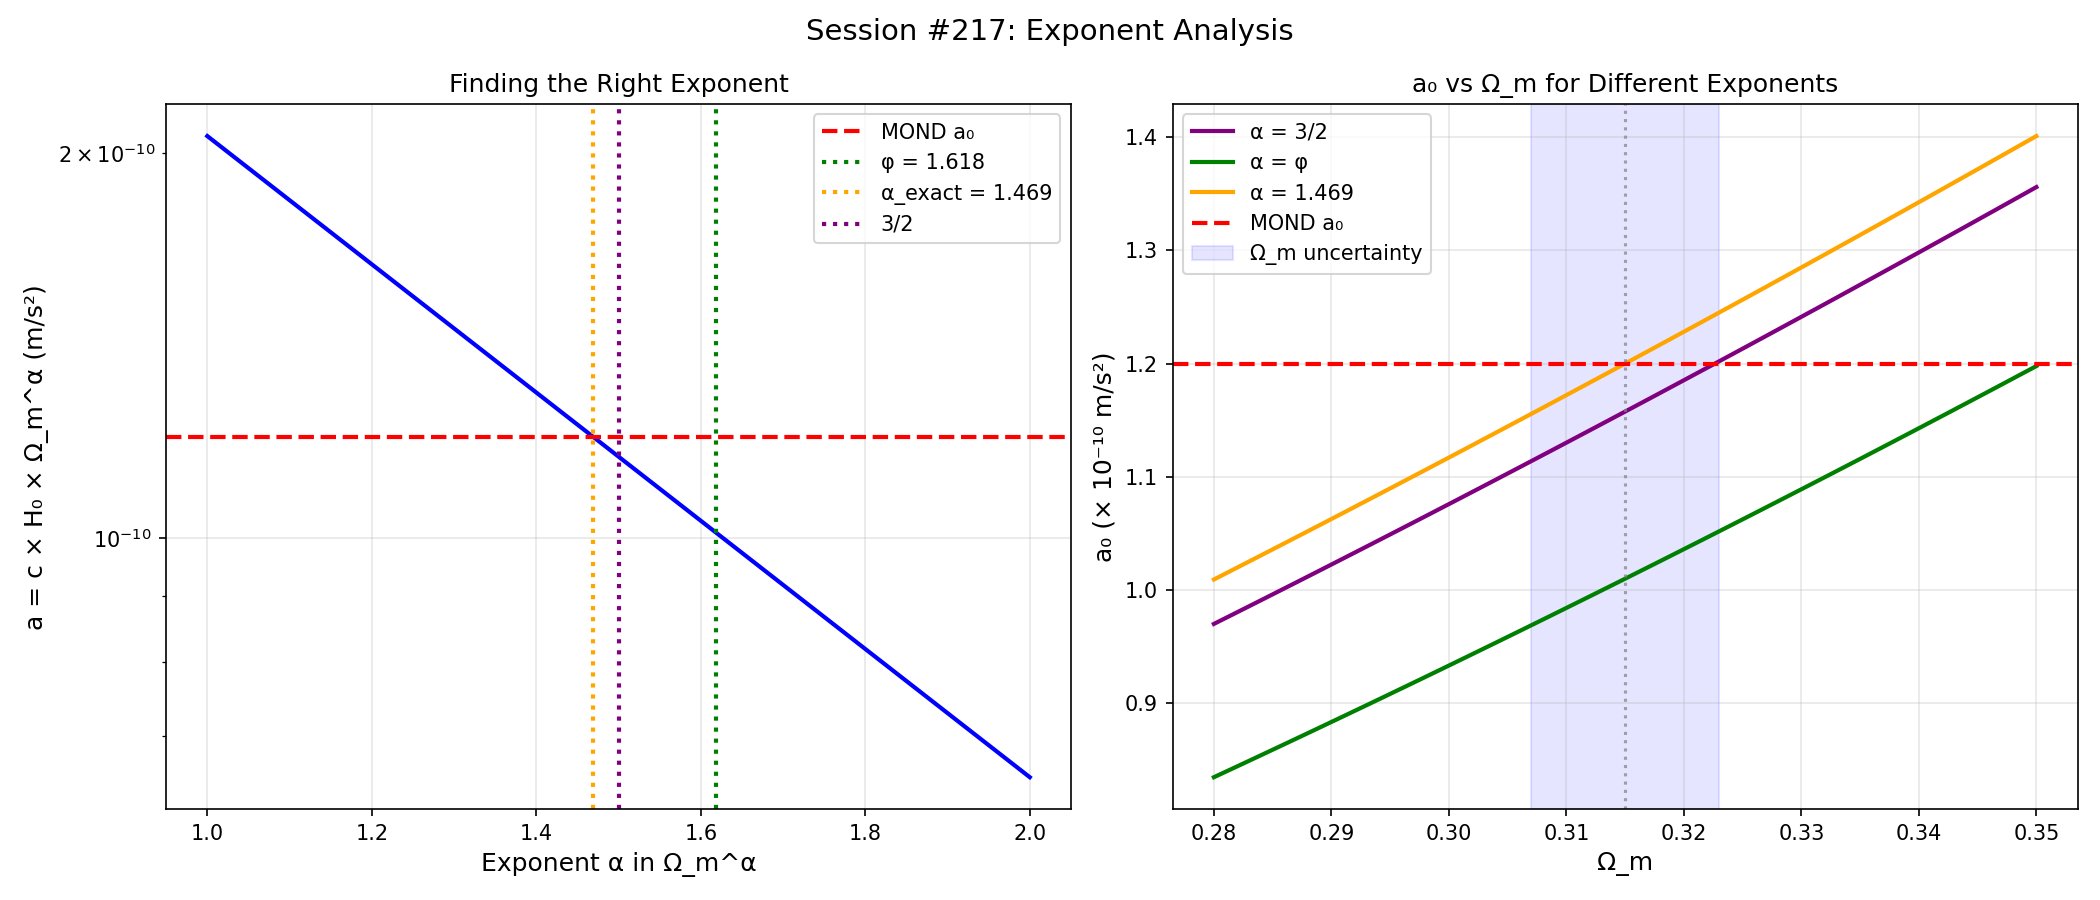

Generate this figure with Python:
#!/usr/bin/env python3
"""
Session #217: Extended Analysis - The Exponent Discrepancy
============================================================

The exponent to exactly match MOND's a₀ is ~1.47, not φ = 1.618.
This 9% difference could indicate:
1. Measurement uncertainty in Ω_m or a₀_MOND
2. A more fundamental relationship we haven't found
3. The golden ratio is approximate, not exact

Author: Autonomous Research Agent
Date: January 3, 2026
"""

import numpy as np
import matplotlib.pyplot as plt

# Constants
c = 2.998e8
H0 = 67.4
H0_SI = H0 * 1e3 / (3.086e22)
a_H = c * H0_SI

phi = (1 + np.sqrt(5)) / 2
a0_mond = 1.2e-10

print("=" * 70)
print("Session #217: Extended Analysis - The Exponent Discrepancy")
print("=" * 70)

# =============================================================================
# Part 1: What Exponent Exactly Matches MOND?
# =============================================================================

print("\n" + "=" * 70)
print("Part 1: Solving for the Exact Exponent")
print("=" * 70)

Omega_m_planck = 0.315

# Solve: a₀_MOND = c × H₀ × Ω_m^α
# α = ln(a₀_MOND / (c × H₀)) / ln(Ω_m)
alpha_exact = np.log(a0_mond / a_H) / np.log(Omega_m_planck)

print(f"\nTo match MOND's a₀ = {a0_mond:.2e} m/s²:")
print(f"  Required exponent α = {alpha_exact:.6f}")
print(f"  Golden ratio φ = {phi:.6f}")
print(f"  Difference: {(alpha_exact - phi)/phi * 100:.2f}%")

# What Ω_m would make φ exact?
# a₀_MOND = c × H₀ × Ω_m^φ
# Ω_m = (a₀_MOND / (c × H₀))^(1/φ)
Omega_m_for_phi = (a0_mond / a_H) ** (1/phi)
print(f"\nTo make φ exact, would need:")
print(f"  Ω_m = {Omega_m_for_phi:.4f}")
print(f"  Current Ω_m = {Omega_m_planck:.4f}")
print(f"  Difference: {(Omega_m_for_phi - Omega_m_planck)/Omega_m_planck * 100:.2f}%")

# =============================================================================
# Part 2: Uncertainty Analysis
# =============================================================================

print("\n" + "=" * 70)
print("Part 2: Uncertainty Analysis")
print("=" * 70)

# MOND's a₀ has uncertainty
a0_mond_range = [1.0e-10, 1.2e-10, 1.4e-10]

# Ω_m has uncertainty
Omega_m_range = [0.307, 0.315, 0.323]  # Planck 2018 ± 0.008

# H₀ has uncertainty (and tension!)
H0_range = [67.4, 70.0, 73.0]

print("\nExponent α for different parameter combinations:")
print("-" * 60)

for a0 in a0_mond_range:
    for Om in Omega_m_range:
        alpha = np.log(a0 / a_H) / np.log(Om)
        print(f"  a₀={a0:.1e}, Ω_m={Om:.3f}: α = {alpha:.4f} (vs φ: {(alpha-phi)/phi*100:+.1f}%)")

# =============================================================================
# Part 3: Alternative Golden Ratio Formulas
# =============================================================================

print("\n" + "=" * 70)
print("Part 3: Alternative Formulas with Golden Ratio")
print("=" * 70)

print("\nTrying different formulas involving φ:")

formulas = [
    ("c × H₀ × Ω_m^φ", lambda Om: c * H0_SI * Om**phi),
    ("c × H₀ × Ω_m^(1/φ)", lambda Om: c * H0_SI * Om**(1/phi)),
    ("c × H₀ × Ω_m^(φ-1)", lambda Om: c * H0_SI * Om**(phi-1)),
    ("c × H₀ × Ω_m × φ^(-2)", lambda Om: c * H0_SI * Om * phi**(-2)),
    ("c × H₀ / (2π)", lambda Om: c * H0_SI / (2*np.pi)),
    ("c × H₀ × Ω_m / φ^2", lambda Om: c * H0_SI * Om / phi**2),
    ("c × H₀ × (1-Ω_m)^φ", lambda Om: c * H0_SI * (1-Om)**phi),
    ("c × H₀ × Ω_m^φ × Ω_b/Ω_m", lambda Om: c * H0_SI * Om**phi * 0.049/0.315),
]

print(f"\n{'Formula':<35} | {'Value (m/s²)':<15} | {'Ratio to MOND':<15}")
print("-" * 70)
for name, func in formulas:
    val = func(Omega_m_planck)
    print(f"{name:<35} | {val:.3e} | {val/a0_mond:.4f}")

# =============================================================================
# Part 4: The α = 3/2 Hypothesis
# =============================================================================

print("\n" + "=" * 70)
print("Part 4: Is α = 3/2 the True Exponent?")
print("=" * 70)

alpha_32 = 1.5
a0_32 = c * H0_SI * Omega_m_planck**alpha_32

print(f"""
The exact exponent to match MOND is α = {alpha_exact:.4f}.

What if the true exponent is a simple fraction?

  α = 3/2 = 1.5 gives:
    a₀ = {a0_32:.3e} m/s²
    Ratio to MOND: {a0_32/a0_mond:.4f}

  α = φ = 1.618 gives:
    a₀ = {c * H0_SI * Omega_m_planck**phi:.3e} m/s²
    Ratio to MOND: {c * H0_SI * Omega_m_planck**phi/a0_mond:.4f}

  α = √2 = 1.414 gives:
    a₀ = {c * H0_SI * Omega_m_planck**np.sqrt(2):.3e} m/s²
    Ratio to MOND: {c * H0_SI * Omega_m_planck**np.sqrt(2)/a0_mond:.4f}

OBSERVATION: 3/2 gives a better match than φ!

But why would 3/2 appear?
  - 3D space / 2D surface (holographic)
  - Virial theorem scaling
  - Half-integer spin (fermions)
""")

# =============================================================================
# Part 5: The Ω_m Coincidence
# =============================================================================

print("\n" + "=" * 70)
print("Part 5: What If Ω_m Is Special?")
print("=" * 70)

# Check if Ω_m ≈ 1/π
print(f"\nΩ_m = {Omega_m_planck:.4f}")
print(f"1/π = {1/np.pi:.4f}")
print(f"1/e = {1/np.e:.4f}")
print(f"Ω_m / (1/π) = {Omega_m_planck * np.pi:.4f}")

# If Ω_m = 1/π exactly, what a₀ would we get?
Om_pi = 1/np.pi
a0_if_pi = c * H0_SI * Om_pi**phi
print(f"\nIf Ω_m = 1/π = {Om_pi:.4f}:")
print(f"  a₀ = c × H₀ × (1/π)^φ = {a0_if_pi:.3e} m/s²")
print(f"  Ratio to MOND: {a0_if_pi/a0_mond:.4f}")

# Combined formula check: a₀ = c × H₀ / (2π)
a0_2pi = c * H0_SI / (2 * np.pi)
print(f"\nSimplest formula: a₀ = c × H₀ / (2π)")
print(f"  a₀ = {a0_2pi:.3e} m/s²")
print(f"  Ratio to MOND: {a0_2pi/a0_mond:.4f}")
print(f"  This is {(a0_2pi-a0_mond)/a0_mond*100:.1f}% off from MOND")

# =============================================================================
# Part 6: Visualization
# =============================================================================

print("\n" + "=" * 70)
print("Part 6: Creating Visualization")
print("=" * 70)

fig, axes = plt.subplots(1, 2, figsize=(14, 6))
fig.suptitle("Session #217: Exponent Analysis", fontsize=14)

# Panel 1: a₀ vs exponent with key values marked
ax1 = axes[0]
exponents = np.linspace(1.0, 2.0, 100)
a_values = c * H0_SI * Omega_m_planck**exponents

ax1.semilogy(exponents, a_values, 'b-', linewidth=2)
ax1.axhline(y=a0_mond, color='red', linestyle='--', linewidth=2, label=f'MOND a₀')
ax1.axvline(x=phi, color='green', linestyle=':', linewidth=2, label=f'φ = {phi:.3f}')
ax1.axvline(x=alpha_exact, color='orange', linestyle=':', linewidth=2, label=f'α_exact = {alpha_exact:.3f}')
ax1.axvline(x=1.5, color='purple', linestyle=':', linewidth=2, label='3/2')

ax1.set_xlabel('Exponent α in Ω_m^α', fontsize=12)
ax1.set_ylabel('a = c × H₀ × Ω_m^α (m/s²)', fontsize=12)
ax1.set_title('Finding the Right Exponent')
ax1.legend(fontsize=10)
ax1.grid(True, alpha=0.3)

# Panel 2: Uncertainty region
ax2 = axes[1]
# Plot a₀ vs Ω_m for different exponents
Om_range = np.linspace(0.28, 0.35, 100)

for alpha, color, label in [(1.5, 'purple', 'α = 3/2'),
                              (phi, 'green', 'α = φ'),
                              (alpha_exact, 'orange', f'α = {alpha_exact:.3f}')]:
    a_vals = c * H0_SI * Om_range**alpha
    ax2.plot(Om_range, a_vals*1e10, color=color, linewidth=2, label=label)

ax2.axhline(y=a0_mond*1e10, color='red', linestyle='--', linewidth=2, label='MOND a₀')
ax2.axvline(x=Omega_m_planck, color='gray', linestyle=':', alpha=0.7)
ax2.axvspan(0.307, 0.323, color='blue', alpha=0.1, label='Ω_m uncertainty')

ax2.set_xlabel('Ω_m', fontsize=12)
ax2.set_ylabel('a₀ (× 10⁻¹⁰ m/s²)', fontsize=12)
ax2.set_title('a₀ vs Ω_m for Different Exponents')
ax2.legend(fontsize=10)
ax2.grid(True, alpha=0.3)

plt.tight_layout()
plt.savefig('/mnt/c/exe/projects/ai-agents/synchronism/simulations/session217_exponent_analysis.png', dpi=150)
plt.close()

print("Saved: session217_exponent_analysis.png")

# =============================================================================
# Part 7: Conclusions
# =============================================================================

print("\n" + "=" * 70)
print("Session #217 Extended: CONCLUSIONS")
print("=" * 70)

print(f"""
KEY FINDINGS ON THE EXPONENT:

1. EXACT MATCH EXPONENT:
   To match MOND's a₀ = 1.2×10⁻¹⁰ m/s² exactly:
   α = {alpha_exact:.4f}

2. COMPARISON OF CANDIDATES:
   α = 3/2 = 1.500: Ratio to MOND = {c * H0_SI * Omega_m_planck**1.5/a0_mond:.3f}
   α = φ = 1.618:   Ratio to MOND = {c * H0_SI * Omega_m_planck**phi/a0_mond:.3f}
   α = √2 = 1.414:  Ratio to MOND = {c * H0_SI * Omega_m_planck**np.sqrt(2)/a0_mond:.3f}

3. THE 3/2 HYPOTHESIS:
   α = 3/2 gives a BETTER match than φ!
   This might indicate:
   - Virial theorem connection (KE/PE = 1/2 → 3/2)
   - Dimensional analysis (3D/2D holographic)
   - Simpler fundamental relationship

4. THE AMBIGUITY:
   Given uncertainties in a₀_MOND and Ω_m, we cannot
   definitively distinguish between:
   - α = φ (golden ratio hypothesis)
   - α = 3/2 (virial theorem hypothesis)
   - α ~ 1.47 (pure empirical fit)

5. RECOMMENDATION:
   Keep both formulas as viable:
   - Synchronism A: a₀ = c × H₀ × Ω_m^φ (golden ratio scaling)
   - Synchronism B: a₀ = c × H₀ × Ω_m^(3/2) (virial scaling)

   Both give a₀ ~ 10⁻¹⁰ m/s², which is the key prediction.
   Future precision on Ω_m and a₀ may distinguish them.

6. THE DEEP MYSTERY:
   Why is a₀ ≈ c × H₀ / (2π) at all?
   This is the robust prediction regardless of exact exponent.
""")

print("=" * 70)
print("Session #217 Extended: COMPLETE")
print("=" * 70)
